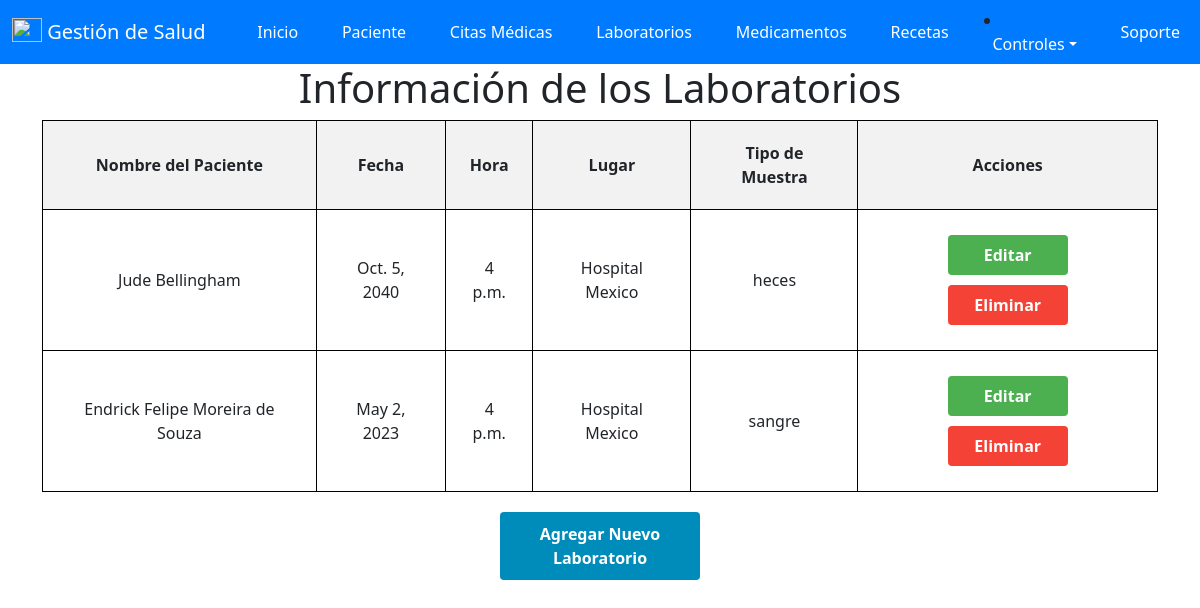
The page /laboratorios/ (signed in) on the database its author committed.
### salud/models.py (models this page shows, shortened)
class laboratorio (models.Model):
    id_Laboratorios = models.AutoField(primary_key=True , verbose_name='ID_Laboratorio')
    id_paciente = models.ForeignKey(paciente, on_delete=models.CASCADE)
    fecha = models.DateField(null=False, verbose_name='Fecha')
    hora = models.TimeField(null=False, verbose_name='Hora')
    lugar = models.CharField(max_length=200, verbose_name='Lugar')
    tipo_Muestra = models.CharField(max_length=50, verbose_name='Tipo de Muestra')
    id_usuario = models.ForeignKey(User, on_delete=models.CASCADE)

class paciente(models.Model):
    id_paciente = models.AutoField(primary_key=True , verbose_name='ID_Paciente')
    cedula = models.IntegerField(null=True,verbose_name='Cedula')
    nombre = models.CharField(max_length=50, verbose_name='Nombre')
    apellido = models.CharField(max_length=50, verbose_name='Apellido')
    sexo = models.CharField(max_length=20, verbose_name='Sexo')
    fecha_Nacimiento = models.DateField(null=True, verbose_name='Fecha de Nacimiento')
    edad = models.IntegerField ( verbose_name='Edad')
    direccion = models.CharField(max_length=50, verbose_name='Direccion')
    telefono = models.IntegerField( verbose_name='Telefono')
    email = models.EmailField( verbose_name='Email')
    id_usuario = models.ForeignKey(User, on_delete=models.CASCADE)

### salud/views.py (the view)
# urls.py: path('laboratorios/', views.laboratorios, name='laboratorios'),
@login_required(login_url='/accounts/login/')
def laboratorios(request):
    laboratorios = laboratorio.objects.filter(id_usuario=request.user)
    context = {
        'laboratorios': laboratorios
    }
    return render(request, 'Programar/laboratorios.html', context)

### salud/templates/Programar/laboratorios.html (shortened to what this page needs)
{% extends "base.html" %}
{% block contenido %}
<!DOCTYPE html>
<html>
<head>
</head>
<body>
    <h1>Información de los Laboratorios</h1>
    <form method="post" action="{% url 'laboratorios' %}">
        <table>
            <thead>
                <tr>
                    <th>Nombre del Paciente</th>
                    <th>Fecha</th>
                    <th>Hora</th>
                    <th>Lugar</th>
                    <th>Tipo de Muestra</th>
                    <th>Acciones</th>
                </tr>
            </thead>
            <tbody>
                {% for laboratorio in laboratorios %}
                <tr>
                    <td>{{ laboratorio.id_paciente.nombre }} {{ laboratorio.id_paciente.apellido }}</td>
                    <td>{{ laboratorio.fecha }}</td>
                    <td>{{ laboratorio.hora }}</td>
                    <td>{{ laboratorio.lugar }}</td>
                    <td>{{ laboratorio.tipo_Muestra }}</td>
                    <td>
                        <a href="{% url 'editar_laboratorios' laboratorio.id_Laboratorios%}" class="button edit-button">Editar</a>
                        <a href="{% url 'eliminar_laboratorios' laboratorio.id_Laboratorios%}" class="button delete-button" onclick="return confirm('¿Estás seguro de que deseas eliminar este laboratorio?');">Eliminar</a>
                    </td>
                </tr>
                {% empty %}
                <tr>
                    <td colspan="6">No hay Laboratorios disponibles.</td>
                </tr>
                {% endfor %}
            </tbody>
        </table>
        <a href="{% url 'agregar_laboratorio' %}" class="button add-button">Agregar Nuevo Laboratorio</a>
    </form>
</body>
</html>
{% endblock %}

### salud/templates/Programar/laboratorios.html (style rules this page uses)
table { width: 100%; border-collapse: collapse; }
th, td { border: 1px solid black; padding: 20px; text-align: center; }
th { background-color: #f2f2f2; }
tbody tr { border-bottom: 1px solid #ddd; }
.button { padding: 8px 12px; margin: 5px; border: none; border-radius: 4px; color: white; text-decoration: none; font-weight: bold; display: inline-block; width: 120px; text-align: center; box-sizing: border-box; }
.edit-button { background-color: #4CAF50; }
.delete-button { background-color: #f44336; }
.add-button { background-color: #008CBA; display: block; margin: 20px auto; width: 200px; text-align: center; text-decoration: none; color: white; padding: 10px; border-radius: 4px; }
h1 { text-align: center; }

### rows shown on the page
laboratorio: id_paciente.nombre "Jude", id_paciente.apellido "Bellingham", fecha "Oct. 5, 2040", hora "4 p.m.", lugar "Hospital Mexico", tipo_Muestra "heces"
laboratorio: id_paciente.nombre "Endrick Felipe", id_paciente.apellido "Moreira de Souza", fecha "May 2, 2023", hora "4 p.m.", lugar "Hospital Mexico", tipo_Muestra "sangre"
